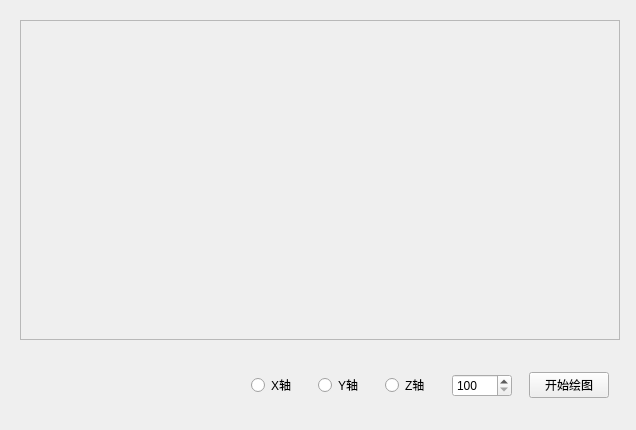
<?xml version="1.0" encoding="UTF-8"?>
<ui version="4.0">
 <class>frmqwtplot</class>
 <widget class="QWidget" name="frmqwtplot">
  <property name="geometry">
   <rect>
    <x>0</x>
    <y>0</y>
    <width>636</width>
    <height>430</height>
   </rect>
  </property>
  <property name="windowTitle">
   <string>Form</string>
  </property>
  <widget class="QwtPlot" name="paper">
   <property name="geometry">
    <rect>
     <x>20</x>
     <y>20</y>
     <width>600</width>
     <height>320</height>
    </rect>
   </property>
   <property name="frameShape">
    <enum>QFrame::StyledPanel</enum>
   </property>
   <property name="frameShadow">
    <enum>QFrame::Raised</enum>
   </property>
  </widget>
  <widget class="QWidget" name="horizontalLayoutWidget">
   <property name="geometry">
    <rect>
     <x>240</x>
     <y>360</y>
     <width>381</width>
     <height>51</height>
    </rect>
   </property>
   <layout class="QHBoxLayout" name="horizontalLayout">
    <item>
     <widget class="QRadioButton" name="rb_x">
      <property name="maximumSize">
       <size>
        <width>50</width>
        <height>16777215</height>
       </size>
      </property>
      <property name="text">
       <string>X轴</string>
      </property>
     </widget>
    </item>
    <item>
     <widget class="QRadioButton" name="rb_y">
      <property name="maximumSize">
       <size>
        <width>50</width>
        <height>16777215</height>
       </size>
      </property>
      <property name="text">
       <string>Y轴</string>
      </property>
     </widget>
    </item>
    <item>
     <widget class="QRadioButton" name="rb_z">
      <property name="maximumSize">
       <size>
        <width>50</width>
        <height>16777215</height>
       </size>
      </property>
      <property name="text">
       <string>Z轴</string>
      </property>
     </widget>
    </item>
    <item>
     <widget class="QSpinBox" name="sp_dnum">
      <property name="maximumSize">
       <size>
        <width>60</width>
        <height>16777215</height>
       </size>
      </property>
      <property name="minimum">
       <number>100</number>
      </property>
      <property name="maximum">
       <number>2500</number>
      </property>
     </widget>
    </item>
    <item>
     <widget class="QPushButton" name="btn_pCtrl">
      <property name="maximumSize">
       <size>
        <width>80</width>
        <height>16777215</height>
       </size>
      </property>
      <property name="text">
       <string>开始绘图</string>
      </property>
     </widget>
    </item>
   </layout>
  </widget>
 </widget>
 <customwidgets>
  <customwidget>
   <class>QwtPlot</class>
   <extends>QFrame</extends>
   <header location="global">qwt_plot.h</header>
   <container>1</container>
  </customwidget>
 </customwidgets>
 <resources/>
 <connections/>
</ui>
